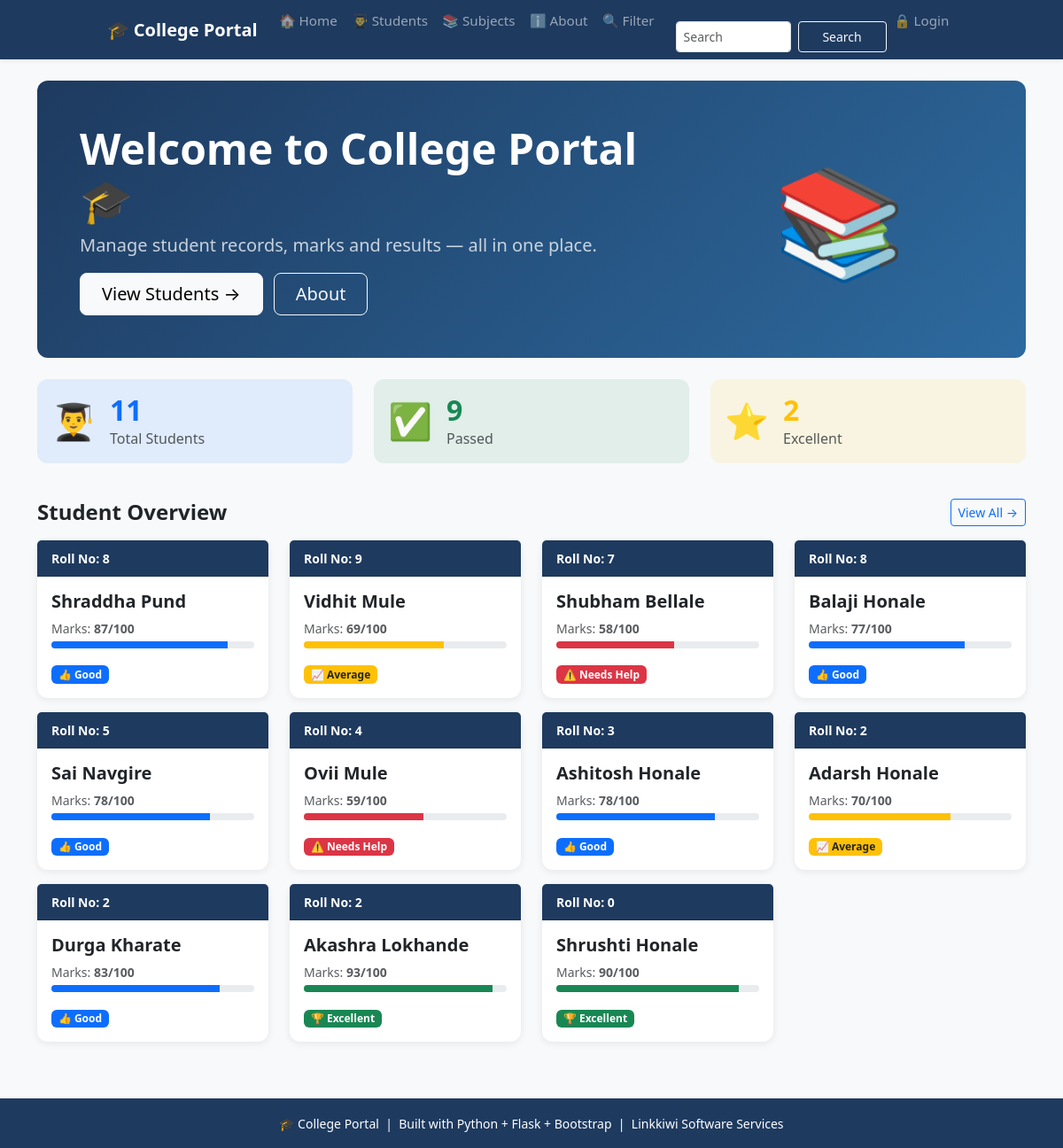
The page / on the database its author committed.
### tables this page shows
CREATE TABLE students (
            id INTEGER PRIMARY KEY AUTOINCREMENT,
            name TEXT NOT NULL,
            roll INTEGER NOT NULL,
            marks INTEGER NOT NULL,
            subject TEXT NOT NULL,
            attendance INTEGER DEFAULT 0
        );

### app.py (the view)
@app.route("/")
def home():
    conn = get_db()
    students = conn.execute('SELECT * FROM students ORDER BY id DESC').fetchall()
    total = conn.execute('SELECT COUNT(*) FROM students').fetchone()[0]
    passed = conn.execute('SELECT COUNT(*) FROM students WHERE marks >= 45').fetchone()[0]
    excellent = conn.execute('SELECT COUNT(*) FROM students WHERE marks >= 90').fetchone()[0]
    conn.close()
    return render_template("home.html", students=students,
                           total=total, passed=passed, excellent=excellent)

### database.py (called while the page is built)
def get_db():
    conn = sqlite3.connect(DB_PATH)
    conn.row_factory = sqlite3.Row
    return conn

### templates/home.html (shortened to what this page needs)
{% extends 'base.html' %}
{% block content %}
<div class="hero-section p-5 mb-4">
    <div class="row align-items-center">
        <div class="col-md-8">
            <h1 class="display-5 fw-bold mb-2">
                Welcome to College Portal 🎓
            </h1>
            <p class="fs-5 opacity-75 mb-3">
                Manage student records, marks and results —
                all in one place.
            </p>
            <a href="{{ url_for('students_page') }}"
               class="btn btn-light btn-lg px-4 me-2">
                View Students →
            </a>
            <a href="{{ url_for('about') }}"
               class="btn btn-outline-light btn-lg px-4">
                About
            </a>
        </div>
        <div class="col-md-4 text-center d-none d-md-block">
            <span style="font-size: 120px;">📚</span>
        </div>
    </div>
</div>
<div class="row mb-4">
    <div class="col-md-4 mb-3">
        <div class="card stat-card p-3 bg-primary bg-opacity-10">
            <div class="d-flex align-items-center">
                <span style="font-size:40px;">👨‍🎓</span>
                <div class="ms-3">
                    <h2 class="fw-bold text-primary mb-0">
                        {{ students|length }}
                    </h2>
                    <p class="text-muted mb-0">Total Students</p>
                </div>
            </div>
        </div>
    </div>
    <div class="col-md-4 mb-3">
        <div class="card stat-card p-3 bg-success bg-opacity-10">
            <div class="d-flex align-items-center">
                <span style="font-size:40px;">✅</span>
                <div class="ms-3">
                    {% set passed = students|selectattr('marks','ge',60)|list %}
                    <h2 class="fw-bold text-success mb-0">
                        {{ passed|length }}
                    </h2>
                    <p class="text-muted mb-0">Passed</p>
                </div>
            </div>
        </div>
    </div>
    <div class="col-md-4 mb-3">
        <div class="card stat-card p-3 bg-warning bg-opacity-10">
            <div class="d-flex align-items-center">
                <span style="font-size:40px;">⭐</span>
                <div class="ms-3">
                    {% set excellent = students|selectattr('marks','ge',90)|list %}
                    <h2 class="fw-bold text-warning mb-0">
                        {{ excellent|length }}
                    </h2>
                    <p class="text-muted mb-0">Excellent</p>
                </div>
            </div>
        </div>
    </div>
</div>
<div class="d-flex justify-content-between align-items-center mb-3">
    <h4 class="fw-bold mb-0">Student Overview</h4>
    <a href="{{ url_for('students_page') }}"
       class="btn btn-sm btn-outline-primary">
        View All →
    </a>
</div>
<div class="row">
    {% for student in students %}
    <div class="col-12 col-md-6 col-lg-3 mb-3">
        <div class="card student-card h-100">
            <div class="card-header py-2"
                 style="background-color: #1e3a5f; color:white;">
                <small class="fw-bold">Roll No: {{ student.roll }}</small>
            </div>
            <div class="card-body">
                <h5 class="card-title fw-bold">{{ student.name }}</h5>
                <p class="card-text text-muted small mb-1">
                    Marks: <strong>{{ student.marks }}/100</strong>
                </p>
                <div class="progress mb-3" style="height:8px;">
                    <div class="progress-bar
                        {% if student.marks >= 90 %}bg-success
                        {% elif student.marks >= 75 %}bg-primary
                        {% elif student.marks >= 60 %}bg-warning
                        {% else %}bg-danger{% endif %}"
                        style="width: {{ student.marks }}%">
                    </div>
                </div>
                {% if student.marks >= 90 %}
                    <span class="badge bg-success">🏆 Excellent</span>
                {% elif student.marks >= 75 %}
                    <span class="badge bg-primary">👍 Good</span>
                {% elif student.marks >= 60 %}
                    <span class="badge bg-warning text-dark">📈 Average</span>
                {% else %}
                    <span class="badge bg-danger">⚠️ Needs Help</span>
                {% endif %}
            </div>
        </div>
    </div>
    {% endfor %}
</div>
{% endblock %}

### templates/base.html (style rules this page uses)
:root { --brand: #1e3a5f; }
.hero-section { background: linear-gradient(135deg, #1e3a5f 0%, #2d6a9f 100%); color: white; border-radius: 12px; }
.stat-card { border: none; border-radius: 12px; transition: transform 0.2s; }
.student-card { border: none; border-radius: 12px; box-shadow: 0 2px 8px rgba(0,0,0,0.08); transition: transform 0.2s, box-shadow 0.2s; }

### rows shown on the page
students: roll "8", name "Shraddha Pund", marks "87", shows "👍 Good"
students: roll "9", name "Vidhit Mule", marks "69", shows "📈 Average"
students: roll "7", name "Shubham Bellale", marks "58", shows "⚠️ Needs Help"
students: roll "8", name "Balaji Honale", marks "77", shows "👍 Good"
students: roll "5", name "Sai Navgire", marks "78", shows "👍 Good"
students: roll "4", name "Ovii Mule", marks "59", shows "⚠️ Needs Help"
students: roll "3", name "Ashitosh Honale", marks "78", shows "👍 Good"
students: roll "2", name "Adarsh Honale", marks "70", shows "📈 Average"
students: roll "2", name "Durga Kharate", marks "83", shows "👍 Good"
students: roll "2", name "Akashra Lokhande", marks "93", shows "🏆 Excellent"
students: roll "0", name "Shrushti Honale", marks "90", shows "🏆 Excellent"

### other values the page prints
{{ students|length }} "11"
{{ passed|length }} "9"
{{ excellent|length }} "2"
